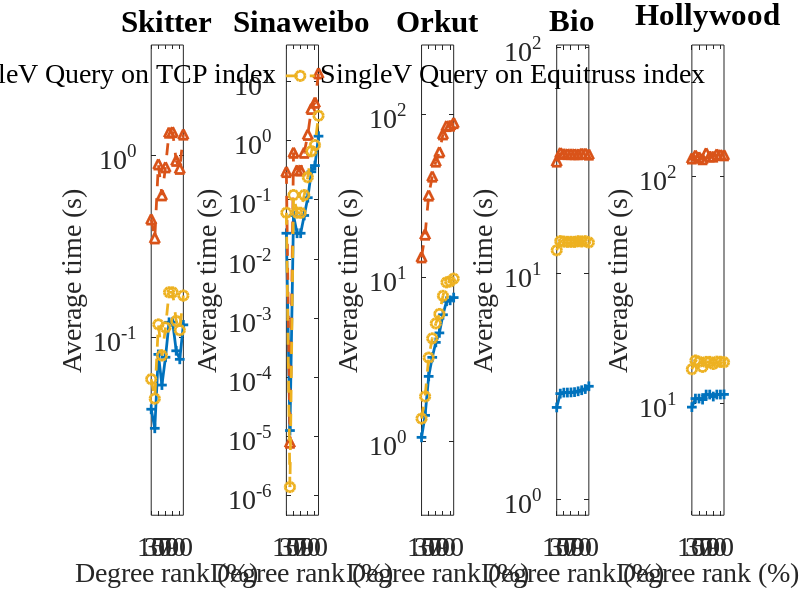

This figure's MATLAB source: (Note: this script raises an error after producing the figure.)
close all;
clear;
load('singlev_k_compare.mat');
k_exact = k_exact_2;
num_graphs = 5;
num_columns = 5;
num_rows = 1;

title_string = {
    'Skitter' ...
    'Sinaweibo' ...
    'Orkut' ...        
    'Bio' ...
    'Hollywood'};
% Sequence on file:
% facebook, wiki, skitter, baidu, Livejournal, 
% orkut, sinaweibo, hollywood, bio
sequence = [3 7 6 9 8];
legend_string = {'SingleV Query on 2-level index'...
    'SingleV Query on TCP index'...
    'SingleV Query on Equitruss index'};

figure(1);
for idx = 1:numel(sequence)
    graph_i = sequence(idx);
    subplot(num_rows, num_columns, idx);
    plot((k_info(graph_i,1:10) + k_exact(graph_i,1:10)) / (1000 * 100), '-+', 'LineWidth', 2, 'Markers', 7); hold on;
    plot(k_tcp(graph_i,1:10) / (1000 * 100), '--^', 'LineWidth', 2, 'Markers', 7); hold on;
    plot(k_equi(graph_i,1:10) / (1000 * 100), '--o', 'LineWidth', 2, 'Markers', 7);
    
    xlim([1 10]);
    set(gca,'XTick',(1:2:10));
    set(gca,'XTickLabel',{'10'; '30'; '50'; '70'; '90'});
    set(gca, 'Fontname', 'Times New Roman', 'Fontsize', 20);
    set(gca, 'YScale', 'log');
    
    data = [k_equi(graph_i,1:10) / (1000 * 100), ...
        k_tcp(graph_i,1:10) / (1000 * 100), ...
        (k_info(graph_i,1:10) + k_exact(graph_i,1:10)) / (1000 * 100)];
    y_max = max(data);
    y_min = min(data);
    %y_min = max(y_min, 0.002);
    ylim([y_min/3, y_max*3]);
    
    Fontsize = 15;
    yl = get(gca,'YLabel');
    ylFontSize = get(yl,'FontSize');
    yAX = get(gca,'YAxis');
    set(yAX,'FontSize', Fontsize)
    set(yl, 'FontSize', ylFontSize);
    
    xlabel_hand=xlabel({'Degree rank (%)';' '});
    set(xlabel_hand,'Fontname', 'Times New Roman', 'Fontsize', 20);
    ylabel_hand=ylabel('Average time (s)');
    set(ylabel_hand,'Fontname', 'Times New Roman', 'Fontsize', 20);
    title(title_string(idx));
end

legend_hand = legend(legend_string,...
    'Orientation', 'horizontal',...
    'Position', [0.1 0 0.8 0.07]);
set(legend_hand,'Fontname', 'Times New Roman', ...
    'Fontsize', 20, 'box', 'off');

fig = gcf;
fig.PaperUnits = 'inches';
fig.PaperSize = [16 3.5];
fig.PaperPosition = [-1.5 0 19 3.5];
print('singlev_k_compare_small.pdf', '-dpdf')